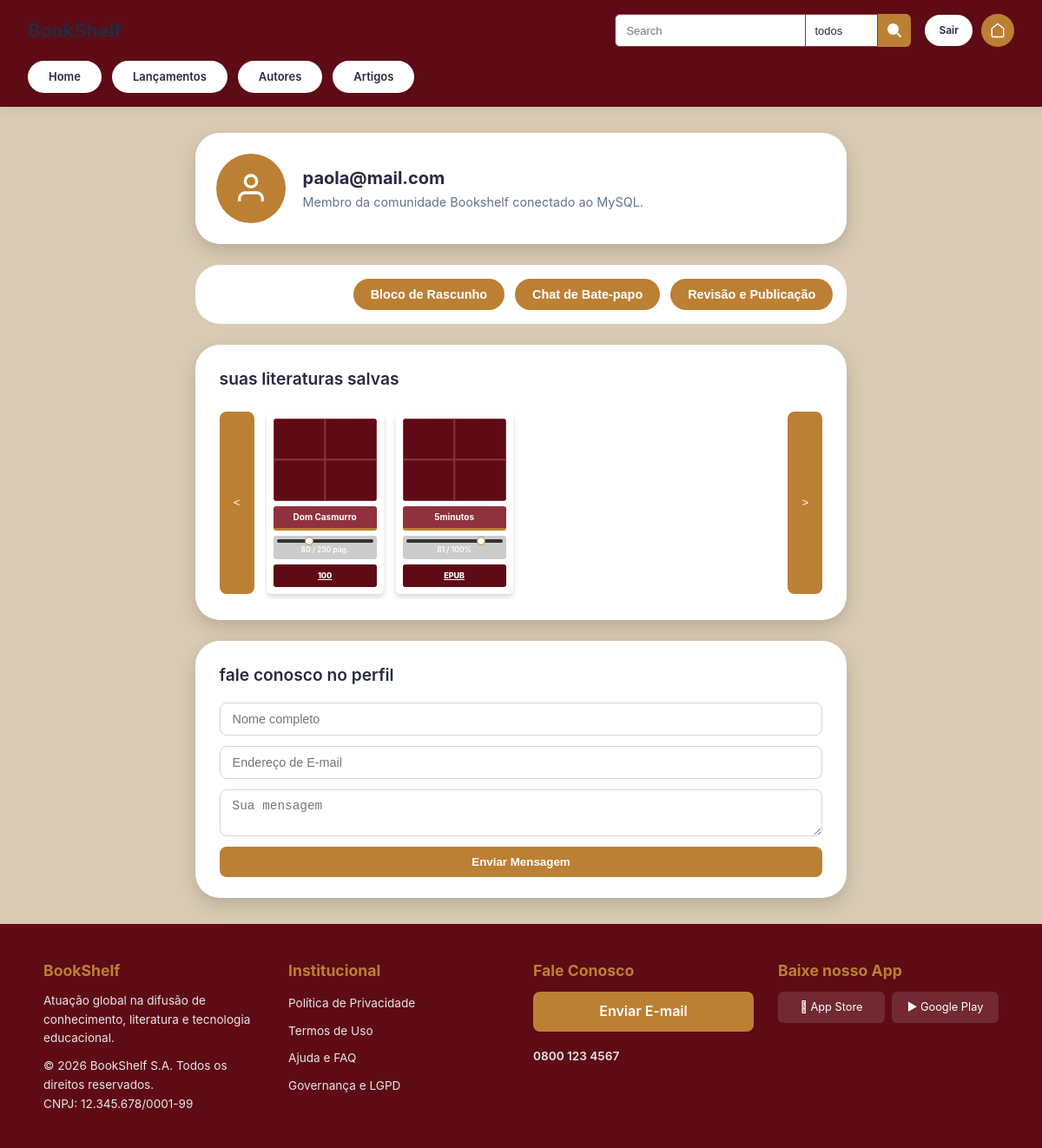
/perfil (signed in), run on an earlier commit of the app's database.
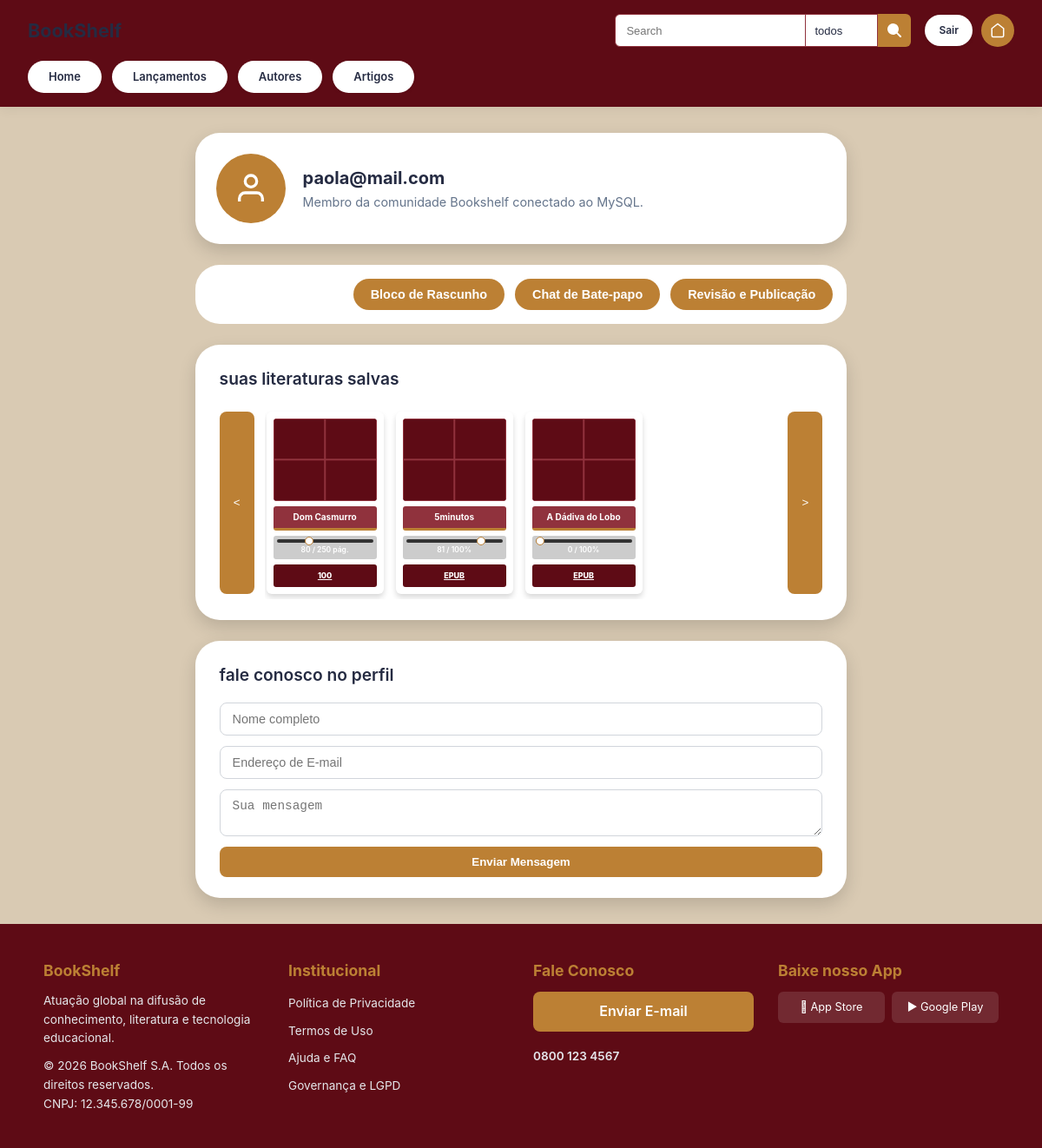
And on a later commit of the database.
### tables this page shows
CREATE TABLE biblioteca_usuario (
                id_usuario INT,
                id_livro INT,
                progresso DECIMAL(5,2) DEFAULT 0.00,
                PRIMARY KEY (id_usuario, id_livro),
                FOREIGN KEY (id_usuario) REFERENCES usuario(id_usuario) ON DELETE CASCADE,
                FOREIGN KEY (id_livro) REFERENCES livros(id_livro) ON DELETE CASCADE
            );

CREATE TABLE livros (
                id_livro INTEGER PRIMARY KEY AUTOINCREMENT,
                titulo VARCHAR(255) NOT NULL,
                autor VARCHAR(255),
                arquivo_epub VARCHAR(10),
                id_categoria INT
            );

### app.py (the view)
@app.route('/perfil')
def perfil():
    if 'usuario_id' not in session:
        flash("Por favor, faça o login primeiro.", "error")
        return redirect(url_for('login'))
    busca = request.args.get('q', '') or request.args.get('search', '')
    id_usuario = session['usuario_id']
    cursor = mysql.connection.cursor()
    cursor.execute("SELECT usuario, cpf FROM usuario WHERE id_usuario = %s", (id_usuario,))
    db_user = cursor.fetchone()
    usuario_atual = {
        "nome": db_user['usuario'] if db_user else "Escritor",
        "username": db_user['usuario'] if db_user else "anonimo",
        "cpf": db_user['cpf'] if db_user else "",
        "bio": "Membro da comunidade Bookshelf conectado ao MySQL."
    }
    if busca:
        query = """
            SELECT l.id_livro as id, l.titulo, l.autor, l.arquivo_epub as formato, bu.progresso
            FROM biblioteca_usuario bu
            JOIN livros l ON bu.id_livro = l.id_livro
            WHERE bu.id_usuario = %s AND (l.titulo LIKE %s OR l.autor LIKE %s)
        """
        cursor.execute(query, (id_usuario, f"%{busca}%", f"%{busca}%"))
    else:
        query = """
            SELECT l.id_livro as id, l.titulo, l.autor, l.arquivo_epub as formato, bu.progresso
            FROM biblioteca_usuario bu
            JOIN livros l ON bu.id_livro = l.id_livro
            WHERE bu.id_usuario = %s
        """
        cursor.execute(query, (id_usuario,))
    livros_prateleira = cursor.fetchall()
    cursor.close()
    rascunhos_estaticos = [
        {
            "id": 1,
            "titulo": "Crônicas de Bordeaux: O Início",
            "updated_at": "14/09/2026",
            "previa": "O sol se punha atrás das colinas avermelhadas..."
        }
    ]
    return render_template(
        'usuario.html',
        usuario=usuario_atual,
        livros_prateleira=livros_prateleira,
        rascunhos=rascunhos_estaticos,
        publicados=[],
        busca=busca
    )

### app.py (called while the page is built, shortened)
@app.teardown_appcontext
def fechar_conexao_sqlite(exception):
    db = g.pop('sqlite_db', None)
    if db is not None:
        db.close()

    def execute(self, query, params=None):
        q = query.replace('%s', '?')
        if params is not None:
            return self._cursor.execute(q, params)
        return self._cursor.execute(q)

    def fetchone(self):
        row = self._cursor.fetchone()
        return dict(row) if row is not None else None

    def fetchall(self):
        return [dict(r) for r in self._cursor.fetchall()]

    def close(self):
        self._cursor.close()

    def cursor(self):
        return SQLiteDictCursor(self._conn)

    def close(self):
        self._conn.close()

    @property
    def connection(self):
        if 'sqlite_db' not in g:
            g.sqlite_db = SQLiteConnectionWrapper(SQLITE_DB_PATH)
        return g.sqlite_db

### templates/usuario.html (shortened to what the changed rows need)
<!DOCTYPE html>
<html lang="pt-BR">
<head>
  <link rel="stylesheet" href="{{ url_for('static', filename='estilogr.css') }}">
</head>
<body>
  <main class="main-content">
    <section class="profile-feed">
      <div class="profile-feed__info">
        <h2>{{ usuario.nome if usuario else 'Leitor Ávido' }}</h2>
      </div>
    </section>
    <div id="dynamicMainContainer" class="dynamic-tool-area">
      <section class="board-container" style="box-shadow: none; padding: 0;">
        <h2 class="board-container__title">suas literaturas salvas</h2>
        <div class="carousel">
          <div class="carousel__track" id="userShelfTrack">
            {% if livros_prateleira %}
              {% for l in livros_prateleira %}
                <article class="book-card">
                  <a href="{{ url_for('descricao_livro', id_livro=l.id) }}" class="book-card__cover" style="display: block;"><div class="cover-grid"></div></a>
                  <header class="book-card__header"><h3 class="book-card__title" title="{{ l.titulo }}">{{ l.titulo }}</h3></header>
                  <div class="book-card__tracker">
                    <input type="range" class="book-card__range" min="0" max="100" value="{{ l.progresso|int }}">
                    <output class="book-card__count">{{ l.progresso|int }} / 100%</output>
                  </div>
                  <footer class="book-card__actions">
                    <span class="book-card__score">{{ l.formato or 'EPUB' }}</span>
                  </footer>
                </article>
              {% endfor %}
            {% endif %}
          </div>
        </div>
      </section>
    </div>
    <section class="board-container">
      <h2 class="board-container__title">fale conosco no perfil</h2>
    </section>
  </main>
  <footer class="footer-global" role="contentinfo">
    <div class="footer-global__container">
      <div class="footer-global__col">
        <h2 class="footer-global__title">BookShelf</h2>
      </div>
    </div>
  </footer>
</body>
</html>

What changed in the data, as far as the page shows it:
added biblioteca_usuario: titulo "A Dádiva do Lobo", progresso "0", arquivo_epub "EPUB"
